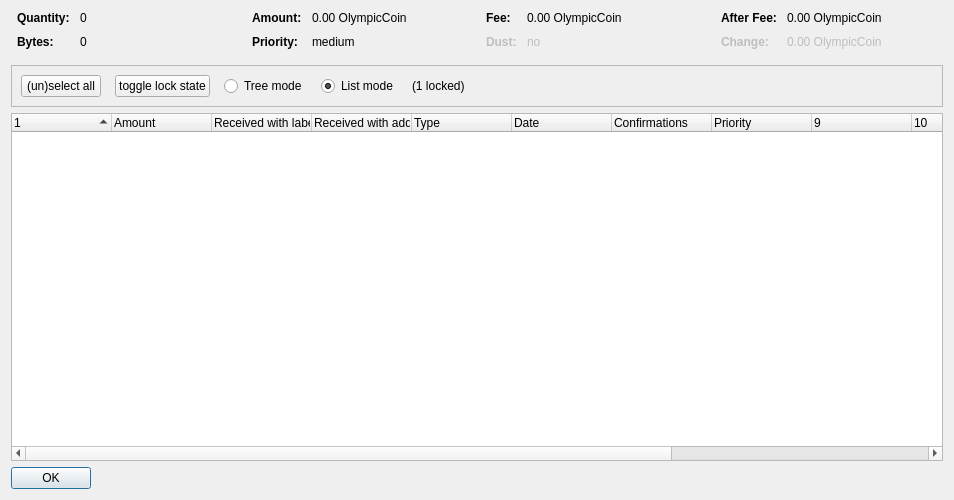
<?xml version="1.0" encoding="UTF-8"?>
<ui version="4.0">
 <class>CoinControlDialog</class>
 <widget class="QDialog" name="CoinControlDialog">
  <property name="geometry">
   <rect>
    <x>0</x>
    <y>0</y>
    <width>954</width>
    <height>500</height>
   </rect>
  </property>
  <property name="windowTitle">
   <string>Coin Selection</string>
  </property>
  <layout class="QVBoxLayout" name="verticalLayout">
   <item>
    <layout class="QHBoxLayout" name="horizontalLayoutTop" stretch="0,0,0,0">
     <property name="topMargin">
      <number>0</number>
     </property>
     <property name="bottomMargin">
      <number>10</number>
     </property>
     <item>
      <layout class="QFormLayout" name="formLayoutCoinControl1">
       <property name="horizontalSpacing">
        <number>10</number>
       </property>
       <property name="verticalSpacing">
        <number>10</number>
       </property>
       <property name="leftMargin">
        <number>6</number>
       </property>
       <property name="rightMargin">
        <number>6</number>
       </property>
       <item row="0" column="0">
        <widget class="QLabel" name="labelCoinControlQuantityText">
         <property name="font">
          <font>
           <weight>75</weight>
           <bold>true</bold>
          </font>
         </property>
         <property name="text">
          <string>Quantity:</string>
         </property>
        </widget>
       </item>
       <item row="0" column="1">
        <widget class="QLabel" name="labelCoinControlQuantity">
         <property name="cursor">
          <cursorShape>IBeamCursor</cursorShape>
         </property>
         <property name="contextMenuPolicy">
          <enum>Qt::ActionsContextMenu</enum>
         </property>
         <property name="text">
          <string notr="true">0</string>
         </property>
         <property name="textInteractionFlags">
          <set>Qt::LinksAccessibleByMouse|Qt::TextSelectableByKeyboard|Qt::TextSelectableByMouse</set>
         </property>
        </widget>
       </item>
       <item row="1" column="0">
        <widget class="QLabel" name="labelCoinControlBytesText">
         <property name="font">
          <font>
           <weight>75</weight>
           <bold>true</bold>
          </font>
         </property>
         <property name="text">
          <string>Bytes:</string>
         </property>
        </widget>
       </item>
       <item row="1" column="1">
        <widget class="QLabel" name="labelCoinControlBytes">
         <property name="cursor">
          <cursorShape>IBeamCursor</cursorShape>
         </property>
         <property name="contextMenuPolicy">
          <enum>Qt::ActionsContextMenu</enum>
         </property>
         <property name="text">
          <string notr="true">0</string>
         </property>
         <property name="textInteractionFlags">
          <set>Qt::LinksAccessibleByMouse|Qt::TextSelectableByKeyboard|Qt::TextSelectableByMouse</set>
         </property>
        </widget>
       </item>
      </layout>
     </item>
     <item>
      <layout class="QFormLayout" name="formLayoutCoinControl2">
       <property name="horizontalSpacing">
        <number>10</number>
       </property>
       <property name="verticalSpacing">
        <number>10</number>
       </property>
       <property name="leftMargin">
        <number>6</number>
       </property>
       <property name="rightMargin">
        <number>6</number>
       </property>
       <item row="0" column="0">
        <widget class="QLabel" name="labelCoinControlAmountText">
         <property name="font">
          <font>
           <weight>75</weight>
           <bold>true</bold>
          </font>
         </property>
         <property name="text">
          <string>Amount:</string>
         </property>
        </widget>
       </item>
       <item row="0" column="1">
        <widget class="QLabel" name="labelCoinControlAmount">
         <property name="cursor">
          <cursorShape>IBeamCursor</cursorShape>
         </property>
         <property name="contextMenuPolicy">
          <enum>Qt::ActionsContextMenu</enum>
         </property>
         <property name="text">
          <string notr="true">0.00 OlympicCoin</string>
         </property>
         <property name="textInteractionFlags">
          <set>Qt::LinksAccessibleByMouse|Qt::TextSelectableByKeyboard|Qt::TextSelectableByMouse</set>
         </property>
        </widget>
       </item>
       <item row="1" column="0">
        <widget class="QLabel" name="labelCoinControlPriorityText">
         <property name="font">
          <font>
           <weight>75</weight>
           <bold>true</bold>
          </font>
         </property>
         <property name="text">
          <string>Priority:</string>
         </property>
        </widget>
       </item>
       <item row="1" column="1">
        <widget class="QLabel" name="labelCoinControlPriority">
         <property name="cursor">
          <cursorShape>IBeamCursor</cursorShape>
         </property>
         <property name="contextMenuPolicy">
          <enum>Qt::ActionsContextMenu</enum>
         </property>
         <property name="text">
          <string>medium</string>
         </property>
         <property name="textInteractionFlags">
          <set>Qt::LinksAccessibleByMouse|Qt::TextSelectableByKeyboard|Qt::TextSelectableByMouse</set>
         </property>
        </widget>
       </item>
      </layout>
     </item>
     <item>
      <layout class="QFormLayout" name="formLayoutCoinControl3">
       <property name="horizontalSpacing">
        <number>10</number>
       </property>
       <property name="verticalSpacing">
        <number>10</number>
       </property>
       <property name="leftMargin">
        <number>6</number>
       </property>
       <property name="rightMargin">
        <number>6</number>
       </property>
       <item row="0" column="0">
        <widget class="QLabel" name="labelCoinControlFeeText">
         <property name="font">
          <font>
           <weight>75</weight>
           <bold>true</bold>
          </font>
         </property>
         <property name="text">
          <string>Fee:</string>
         </property>
        </widget>
       </item>
       <item row="0" column="1">
        <widget class="QLabel" name="labelCoinControlFee">
         <property name="cursor">
          <cursorShape>IBeamCursor</cursorShape>
         </property>
         <property name="contextMenuPolicy">
          <enum>Qt::ActionsContextMenu</enum>
         </property>
         <property name="text">
          <string notr="true">0.00 OlympicCoin</string>
         </property>
         <property name="textInteractionFlags">
          <set>Qt::LinksAccessibleByMouse|Qt::TextSelectableByKeyboard|Qt::TextSelectableByMouse</set>
         </property>
        </widget>
       </item>
       <item row="1" column="0">
        <widget class="QLabel" name="labelCoinControlLowOutputText">
         <property name="enabled">
          <bool>false</bool>
         </property>
         <property name="font">
          <font>
           <weight>75</weight>
           <bold>true</bold>
          </font>
         </property>
         <property name="text">
          <string>Dust:</string>
         </property>
        </widget>
       </item>
       <item row="1" column="1">
        <widget class="QLabel" name="labelCoinControlLowOutput">
         <property name="enabled">
          <bool>false</bool>
         </property>
         <property name="cursor">
          <cursorShape>IBeamCursor</cursorShape>
         </property>
         <property name="contextMenuPolicy">
          <enum>Qt::ActionsContextMenu</enum>
         </property>
         <property name="text">
          <string>no</string>
         </property>
         <property name="textInteractionFlags">
          <set>Qt::LinksAccessibleByMouse|Qt::TextSelectableByKeyboard|Qt::TextSelectableByMouse</set>
         </property>
        </widget>
       </item>
      </layout>
     </item>
     <item>
      <layout class="QFormLayout" name="formLayoutCoinControl4">
       <property name="horizontalSpacing">
        <number>10</number>
       </property>
       <property name="verticalSpacing">
        <number>10</number>
       </property>
       <property name="leftMargin">
        <number>6</number>
       </property>
       <property name="rightMargin">
        <number>6</number>
       </property>
       <item row="0" column="0">
        <widget class="QLabel" name="labelCoinControlAfterFeeText">
         <property name="font">
          <font>
           <weight>75</weight>
           <bold>true</bold>
          </font>
         </property>
         <property name="text">
          <string>After Fee:</string>
         </property>
        </widget>
       </item>
       <item row="0" column="1">
        <widget class="QLabel" name="labelCoinControlAfterFee">
         <property name="cursor">
          <cursorShape>IBeamCursor</cursorShape>
         </property>
         <property name="contextMenuPolicy">
          <enum>Qt::ActionsContextMenu</enum>
         </property>
         <property name="text">
          <string notr="true">0.00 OlympicCoin</string>
         </property>
         <property name="textInteractionFlags">
          <set>Qt::LinksAccessibleByMouse|Qt::TextSelectableByKeyboard|Qt::TextSelectableByMouse</set>
         </property>
        </widget>
       </item>
       <item row="1" column="0">
        <widget class="QLabel" name="labelCoinControlChangeText">
         <property name="enabled">
          <bool>false</bool>
         </property>
         <property name="font">
          <font>
           <weight>75</weight>
           <bold>true</bold>
          </font>
         </property>
         <property name="text">
          <string>Change:</string>
         </property>
        </widget>
       </item>
       <item row="1" column="1">
        <widget class="QLabel" name="labelCoinControlChange">
         <property name="enabled">
          <bool>false</bool>
         </property>
         <property name="cursor">
          <cursorShape>IBeamCursor</cursorShape>
         </property>
         <property name="contextMenuPolicy">
          <enum>Qt::ActionsContextMenu</enum>
         </property>
         <property name="text">
          <string notr="true">0.00 OlympicCoin</string>
         </property>
         <property name="textInteractionFlags">
          <set>Qt::LinksAccessibleByMouse|Qt::TextSelectableByKeyboard|Qt::TextSelectableByMouse</set>
         </property>
        </widget>
       </item>
      </layout>
     </item>
    </layout>
   </item>
   <item>
    <widget class="QFrame" name="frame">
     <property name="minimumSize">
      <size>
       <width>0</width>
       <height>40</height>
      </size>
     </property>
     <property name="frameShape">
      <enum>QFrame::StyledPanel</enum>
     </property>
     <property name="frameShadow">
      <enum>QFrame::Sunken</enum>
     </property>
     <layout class="QHBoxLayout" name="horizontalLayout">
      <item>
       <layout class="QHBoxLayout" name="horizontalLayoutPanel" stretch="0,0,0,0,0,0">
        <property name="spacing">
         <number>14</number>
        </property>
        <item>
         <widget class="QPushButton" name="pushButtonSelectAll">
          <property name="sizePolicy">
           <sizepolicy hsizetype="Maximum" vsizetype="Fixed">
            <horstretch>0</horstretch>
            <verstretch>0</verstretch>
           </sizepolicy>
          </property>
          <property name="text">
           <string>(un)select all</string>
          </property>
          <property name="autoDefault">
           <bool>false</bool>
          </property>
         </widget>
        </item>
        <item>
         <widget class="QPushButton" name="pushButtonToggleLock">
          <property name="sizePolicy">
           <sizepolicy hsizetype="Maximum" vsizetype="Fixed">
            <horstretch>0</horstretch>
            <verstretch>0</verstretch>
           </sizepolicy>
          </property>
          <property name="text">
           <string>toggle lock state</string>
          </property>
          <property name="autoDefault">
           <bool>false</bool>
          </property>
         </widget>
        </item>
        <item>
         <widget class="QRadioButton" name="radioTreeMode">
          <property name="sizePolicy">
           <sizepolicy hsizetype="Maximum" vsizetype="Fixed">
            <horstretch>0</horstretch>
            <verstretch>0</verstretch>
           </sizepolicy>
          </property>
          <property name="text">
           <string>Tree mode</string>
          </property>
         </widget>
        </item>
        <item>
         <widget class="QRadioButton" name="radioListMode">
          <property name="sizePolicy">
           <sizepolicy hsizetype="Maximum" vsizetype="Fixed">
            <horstretch>0</horstretch>
            <verstretch>0</verstretch>
           </sizepolicy>
          </property>
          <property name="text">
           <string>List mode</string>
          </property>
          <property name="checked">
           <bool>true</bool>
          </property>
         </widget>
        </item>
        <item>
         <widget class="QLabel" name="labelLocked">
          <property name="text">
           <string>(1 locked)</string>
          </property>
         </widget>
        </item>
        <item>
         <spacer name="horizontalSpacer">
          <property name="orientation">
           <enum>Qt::Horizontal</enum>
          </property>
          <property name="sizeHint" stdset="0">
           <size>
            <width>40</width>
            <height>20</height>
           </size>
          </property>
         </spacer>
        </item>
       </layout>
      </item>
     </layout>
    </widget>
   </item>
   <item>
    <widget class="CoinControlTreeWidget" name="treeWidget">
     <property name="contextMenuPolicy">
      <enum>Qt::CustomContextMenu</enum>
     </property>
     <property name="sortingEnabled">
      <bool>false</bool>
     </property>
     <property name="columnCount">
      <number>13</number>
     </property>
     <attribute name="headerShowSortIndicator" stdset="0">
      <bool>true</bool>
     </attribute>
     <attribute name="headerStretchLastSection">
      <bool>false</bool>
     </attribute>
     <column>
      <property name="text">
       <string/>
      </property>
     </column>
     <column>
      <property name="text">
       <string>Amount</string>
      </property>
     </column>
     <column>
      <property name="text">
       <string>Received with label</string>
      </property>
     </column>
     <column>
      <property name="text">
       <string>Received with address</string>
      </property>
     </column>
     <column>
      <property name="text">
	<string>Type</string>
      </property>
     </column>
     <column>
      <property name="text">
       <string>Date</string>
      </property>
     </column>
     <column>
      <property name="text">
       <string>Confirmations</string>
      </property>
      <property name="toolTip">
       <string>Confirmed</string>
      </property>
     </column>
     <column>
      <property name="text">
       <string>Priority</string>
      </property>
     </column>
     <column>
      <property name="text">
       <string/>
      </property>
     </column>
     <column>
      <property name="text">
       <string/>
      </property>
     </column>
     <column>
      <property name="text">
       <string/>
      </property>
     </column>
     <column>
      <property name="text">
       <string/>
      </property>
     </column>
     <column>
      <property name="text">
       <string/>
      </property>
     </column>
    </widget>
   </item>
   <item>
    <widget class="QDialogButtonBox" name="buttonBox">
     <property name="sizePolicy">
      <sizepolicy hsizetype="Maximum" vsizetype="Fixed">
       <horstretch>0</horstretch>
       <verstretch>0</verstretch>
      </sizepolicy>
     </property>
     <property name="orientation">
      <enum>Qt::Horizontal</enum>
     </property>
     <property name="standardButtons">
      <set>QDialogButtonBox::Ok</set>
     </property>
    </widget>
   </item>
  </layout>
 </widget>
 <customwidgets>
  <customwidget>
   <class>CoinControlTreeWidget</class>
   <extends>QTreeWidget</extends>
   <header>coincontroltreewidget.h</header>
  </customwidget>
 </customwidgets>
 <resources/>
 <connections/>
</ui>
